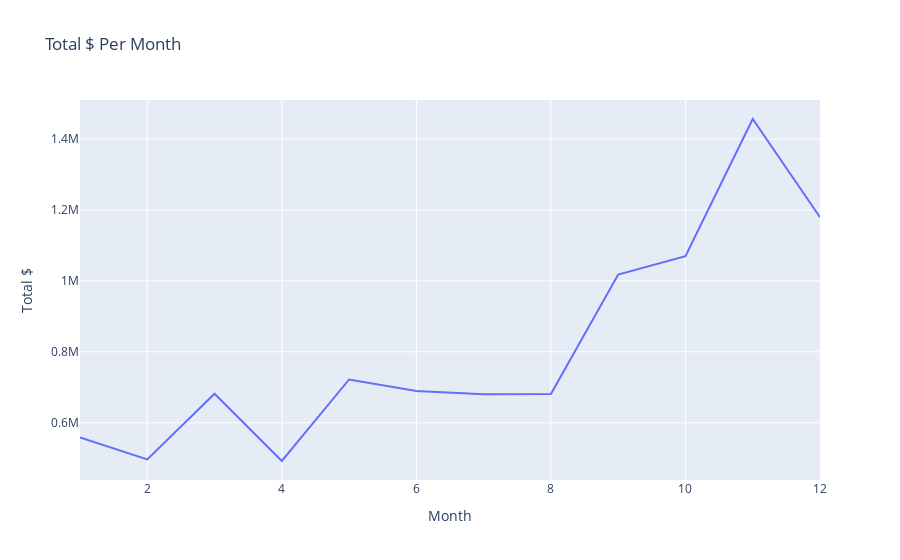

The notebook cell this image was saved under:
### Code cell
px.line(x=df_month_sale.index,y=df_month_sale.values,labels={'x':'Month','y':'Total $'},title='Total $ Per Month')

### Figure 1 — Plotly figure (JSON) as saved in the notebook; plotly's stock layout.template omitted (floating-point values rounded to 4 significant figures)
{"data": [{"hovertemplate": "Month=%{x}<br>Total $=%{y}<extra></extra>", "legendgroup": "", "line": {"color": "#636efa", "dash": "solid"}, "marker": {"symbol": "circle"}, "mode": "lines", "name": "", "orientation": "v", "showlegend": false, "type": "scatter", "x": [1, 2, 3, 4, 5, 6, 7, 8, 9, 10, 11, 12], "xaxis": "x", "y": [558400.0, 497000.0, 682000.0, 492400.0, 722100.0, 690000.0, 680200.0, 681400.0, 1018000.0, 1069000.0, 1456000.0, 1179000.0], "yaxis": "y"}], "layout": {"legend": {"tracegroupgap": 0}, "title": {"text": "Total $ Per Month"}, "xaxis": {"anchor": "y", "domain": [0, 1], "title": {"text": "Month"}}, "yaxis": {"anchor": "x", "domain": [0, 1], "title": {"text": "Total $"}}}}
